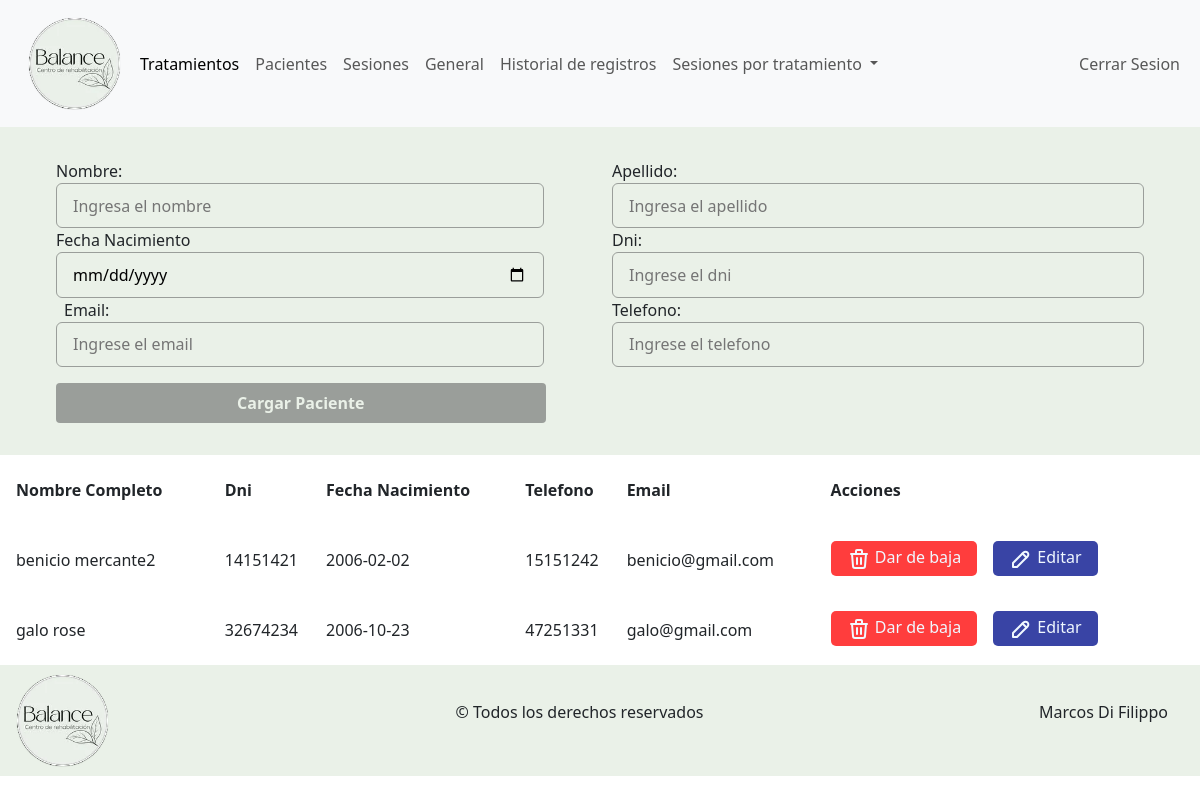
Screenshot of /admin/pacientes.php (signed in) with the database file from the repository.
### tables this page shows
CREATE TABLE `personas` (
  `id_personas` int(11) NOT NULL,
  `nombre` varchar(45) NOT NULL,
  `apellido` varchar(45) NOT NULL,
  `dni` int(11) NOT NULL,
  `fecha_nacimiento` date NOT NULL,
  `telefono` int(11) NOT NULL,
  `email` varchar(60) NOT NULL,
  `fk_rol` int(11) NOT NULL,
  `contrasenia` varchar(45) DEFAULT NULL
);

### admin/abml/lectura.php (called while the page is built, shortened)
<?php
    $lecturaUsuarios = "SELECT * FROM `personas`";
?>

### admin/pacientes.php (the view, shortened to what this page needs)
<?php
    include_once("../componentes-admin/header.php");
    include_once("../componentes/config/config.php");
    include_once("./abml/lectura.php");
?>
<main id="main-pacientes">
    <section id="section-alta-pacientes">
        <article class="container" id="article-alta-pacientes">
            <form class="container-fluid" id="form-alta" action="./abml/alta-paciente.php" method="post">
                <div class="row">
                    <div class="col-6 text-start">
                        <label for="nombre">Nombre:</label>
                        <input class="col-11 input-paciente" type="text" name="nombre" id="nombre" placeholder="Ingresa el nombre">
                        <label for="fecha-nacimiento">Fecha Nacimiento</label>
                        <input class="col-11 input-paciente" type="date" name="fecha-nacimiento" id="fecha-nacimiento">
                        <label class="ms-2" for="email">Email:</label>
                        <input class="col-11 input-paciente" type="email" name="email" id="email" placeholder="Ingrese el email" autocomplete="additional-name">
                    </div>
                    <div class="col-6">
                        <label for="apellido">Apellido:</label>
                        <input class="col-12 input-paciente" type="text" name="apellido" id="apellido" placeholder="Ingresa el apellido">
                        <label for="dni">Dni:</label>
                        <input class="col-12 input-paciente" type="number" name="dni" id="dni" placeholder="Ingrese el dni">
                        <label for="telefono">Telefono:</label>
                        <input class="col-12 input-paciente" type="number" name="telefono" id="telefono" placeholder="Ingrese el telefono">
                    </div>
                </div>
                <div>
                    <button class="submit-paciente" type="submit" value="Cargar Paciente">Cargar Paciente</button>
                </div>
            </form>
        </article>
    </section>
    <section>
        <article class="article-talbe">
            <table>
                <thead>
                    <tr>
                        <th class="columna-nombre">
                            Nombre Completo
                        </th>
                        <th>
                            Dni
                        </th>
                        <th>
                            Fecha Nacimiento
                        </th>
                        <th>
                            Telefono
                        </th>
                        <th>
                            Email
                        </th>
                        <th>
                            Acciones
                        </th>
                    </tr>
                </thead>
                <tbody>
                    <?php
                        $lecturaUsuarios .= "WHERE `fk_rol`=3";
                        $usuarios = mysqli_query($conexion,$lecturaUsuarios);
                        while($usuario = mysqli_fetch_array($usuarios)) {
                            $idUsuario = $usuario["id_personas"];
                            echo "<tr>";
                            echo "<td class='columna-nombre'>$usuario[nombre] $usuario[apellido]</td>
                            <td>$usuario[dni]</td>
                            <td>$usuario[fecha_nacimiento]</td>
                            <td>$usuario[telefono]</td>
                            <td>$usuario[email]</td>
                            <td class='td-links'>
                                <a class='links-pacientes eliminar-paciente' href='./abml/baja.php?idU=$usuario[id_personas]'>
                                <svg xmlns='http://www.w3.org/2000/svg' width='24' height='24' viewBox='0 0 24 24' fill='none' stroke='currentColor' stroke-width='2' stroke-linecap='round' stroke-linejoin='round' class='icon icon-tabler icons-tabler-outline icon-tabler-trash'><path stroke='none' d='M0 0h24v24H0z' fill='none'/><path d='M4 7l16 0' /><path d='M10 11l0 6' /><path d='M14 11l0 6' /><path d='M5 7l1 12a2 2 0 0 0 2 2h8a2 2 0 0 0 2 -2l1 -12' /><path d='M9 7v-3a1 1 0 0 1 1 -1h4a1 1 0 0 1 1 1v3' /></svg>
                                <span>
                                    Dar de baja
                                </span>
                                </a>
                                <a class='links-pacientes modificar-paciente'   href='./abml/modificacion-paciente.php?idU=$idUsuario'>
                                <svg xmlns='http://www.w3.org/2000/svg' width='24' height='24' viewBox='0 0 24 24' fill='none' stroke='currentColor' stroke-width='2' stroke-linecap='round' stroke-linejoin='round' class='icon icon-tabler icons-tabler-outline icon-tabler-pencil'><path stroke='none' d='M0 0h24v24H0z' fill='none'/><path d='M4 20h4l10.5 -10.5a2.828 2.828 0 1 0 -4 -4l-10.5 10.5v4' /><path d='M13.5 6.5l4 4' /></svg>
                                <span>
                                    Editar
                                </span>
                                </a>
                            </td>
                            ";
                            echo "</tr>";
                        }
                    ?>
                </tbody>
            </table>
        </article>
    </section>
</main>
<?php
    include_once("../componentes-admin/footer.php");
?>

### css-admin/pacientes.css (style rules this page uses)
#form-alta { display: flex; }
#section-alta-pacientes { display: flex; padding: 2rem; background-color: #EAF1E8; }
.links-pacientes { border-radius: 5px; padding: 0.3rem 1rem; color: aliceblue; text-decoration: none; margin-top: 1rem; }
.modificar-paciente { background-color: rgba(4, 18, 141, 0.788); }
.eliminar-paciente { background-color: rgba(255, 0, 0, 0.76); }

### css-admin/main.css (style rules this page uses)
* { margin: 0; padding: 0; }
a { text-decoration: none; }
svg { transition: color 0.3s ease; }
.input-paciente { padding: 0.6rem 1rem !important; background-color: #EAF1E8; border: 1px solid #9a9e9a; border-radius: 6px; }
.td-links { display: flex; column-gap: 1rem; }
.article-talbe { width: 100%; display: flex; flex-direction: column; justify-content: center; align-items: center; }
table { width: 100%; }
tr { height: 70px; transition: background-color 0.2s ease; }
#form-alta, .form-modificacion { display: flex; flex-direction: column; justify-content: center; row-gap: 1rem; }
input { padding: 0.4rem !important ; }
.submit-paciente { width: 45% !important; color: #EAF1E8; font-weight: bolder; background-color: #9a9e9a; border: none; border-radius: 4px; padding: 0.5rem; transition: background-color 0.3s ease; }
.columna-nombre { padding-left: 1rem; }

### rows the page displays
personas: nombre "benicio", apellido "mercante2", dni "14151421", fecha_nacimiento "2006-02-02", telefono "15151242", email "benicio@gmail.com"
personas: nombre "galo", apellido "rose", dni "32674234", fecha_nacimiento "2006-10-23", telefono "47251331", email "galo@gmail.com"
